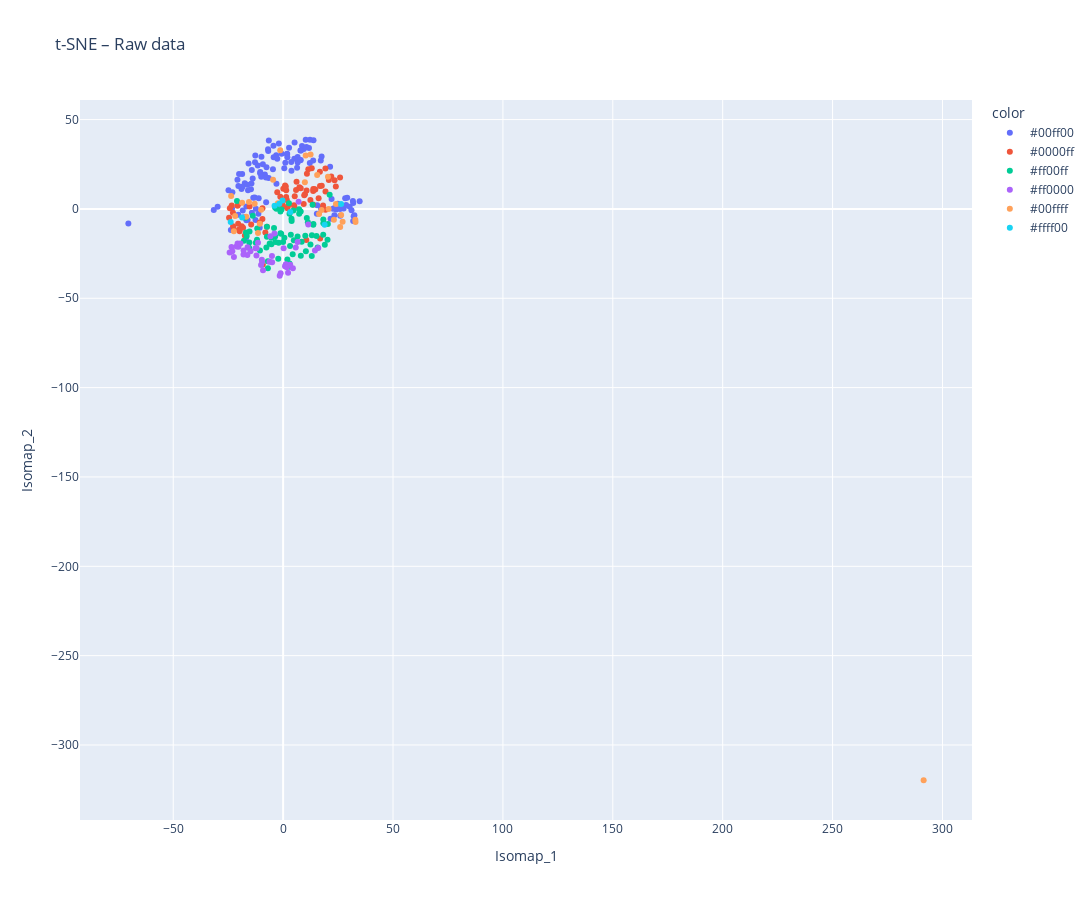
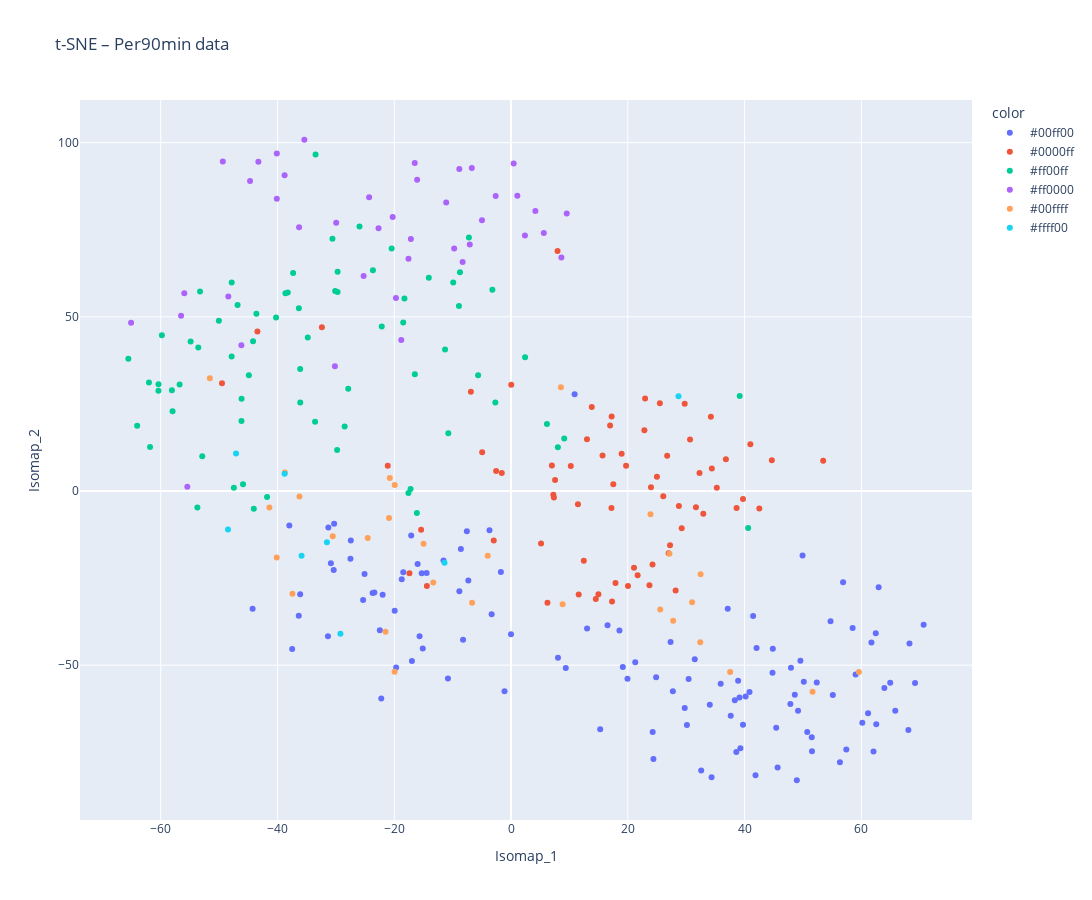
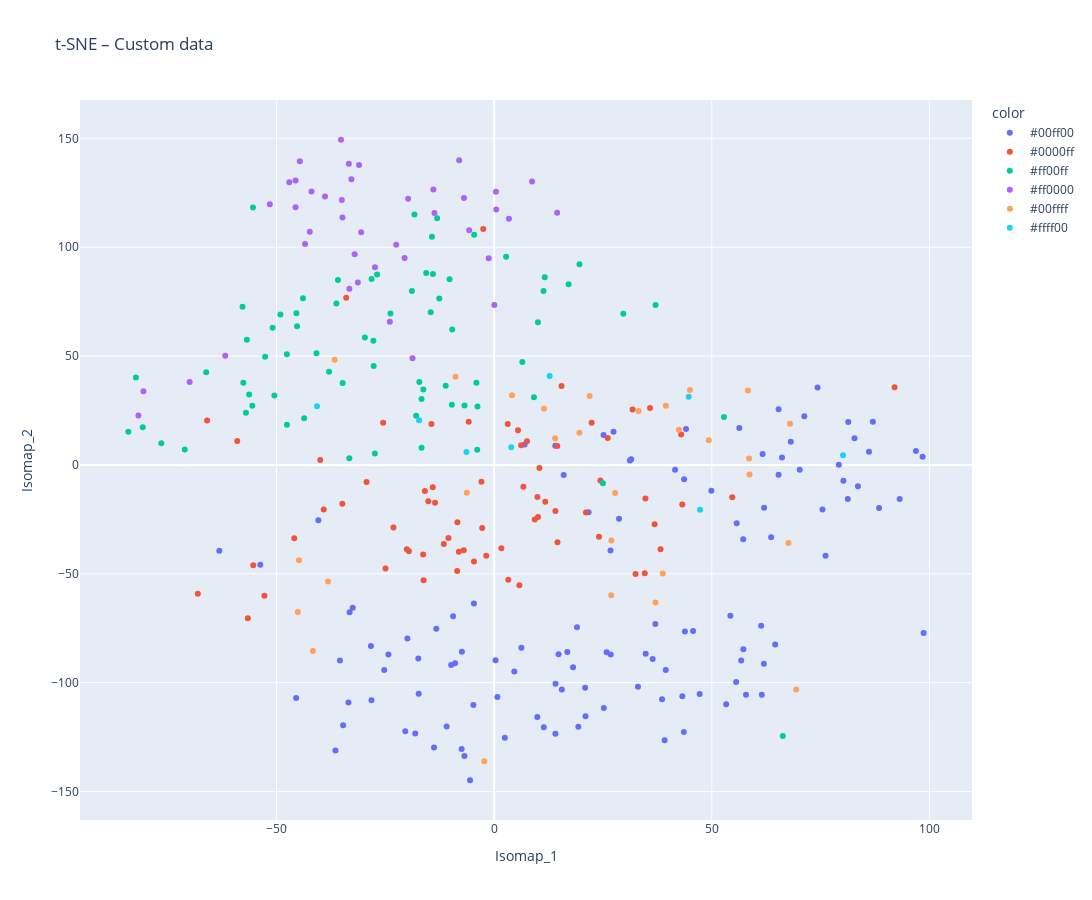

Here is the notebook cell these charts were saved with, in order:
### Markdown cell above
### Results Display

### Code cell
position_colors = {
    'FW': np.array([255, 0, 0]),    # red
    'MF': np.array([0, 0, 255]),    # blue
    'DF': np.array([0, 255, 0]),  #  yellow
}

def color_from_position(positions):
    postitions = str(positions)
    position_list = positions.split(',')
    colors = np.array([position_colors[p] for p in position_list if p in position_colors])
    avg_color = np.sum(colors, axis=0)
    return '#%02x%02x%02x' % tuple(avg_color.astype(int))

def plot_isomap_interactive(X_tsne, player_positions, data_num, title):
    df_plot = pd.DataFrame({
        'Isomap_1': X_tsne[:, 0],
        'Isomap_2': X_tsne[:, 1],
        'player_name': data_num.index,
        'color' : player_positions.apply(color_from_position)
    })
    
    fig = px.scatter(
        df_plot,
        x='Isomap_1', y='Isomap_2',
        hover_name='player_name',
        color='color',
        title=title,
        height=900, width=1100 
    )
    fig.show()

plot_isomap_interactive(X_tsne_raw, player_positions_raw ,data_raw.set_index("player_name"), "t-SNE – Raw data")
plot_isomap_interactive(X_tsne_per90, player_positions_per90 ,data_per90.set_index("player_name"), "t-SNE – Per90min data")
plot_isomap_interactive(X_tsne_custom, player_positions_custom ,data_custom.set_index("player_name"), "t-SNE – Custom data")
